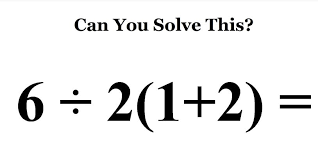
#> input picture project0017-handwritten-equation-solver/equation.png, 318 x 159 px
$ python project17.py
#> lines starting #> are read from the running program, lines starting #| are printed output that depends on the picture; after the words box and inside, x2 and y2 are one past the last pixel; in counts of white or black regions, pixels touching at a corner belong together
import cv2
import pytesseract
from sympy import *
from sympy.parsing.sympy_parser import parse_expr

# Initialize symbolic math
x, y, z = symbols('x y z')

# Load image of handwritten equation
image = cv2.imread("equation.png")  # Replace with your own image path
#> image is the input picture: shape (159, 318, 3); mean B, G, R 237.1, 237.1, 237.1
gray = cv2.cvtColor(image, cv2.COLOR_BGR2GRAY)

# Optional: Thresholding for better OCR performance
gray = cv2.adaptiveThreshold(gray, 255, cv2.ADAPTIVE_THRESH_GAUSSIAN_C,
                             cv2.THRESH_BINARY, 11, 2)
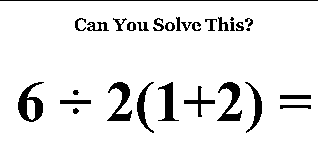
#> gray: shape (159, 318); 92.2% white; 30 black regions (2 under 20 px), largest, box (x1, y1, x2, y2) and area: (18, 82, 44, 122) 478, (217, 82, 242, 121) 414, (107, 82, 132, 121) 411

# OCR with pytesseract
custom_config = r'--oem 3 --psm 6'
#> (the run stopped early here; a loop or call above may not have finished)
